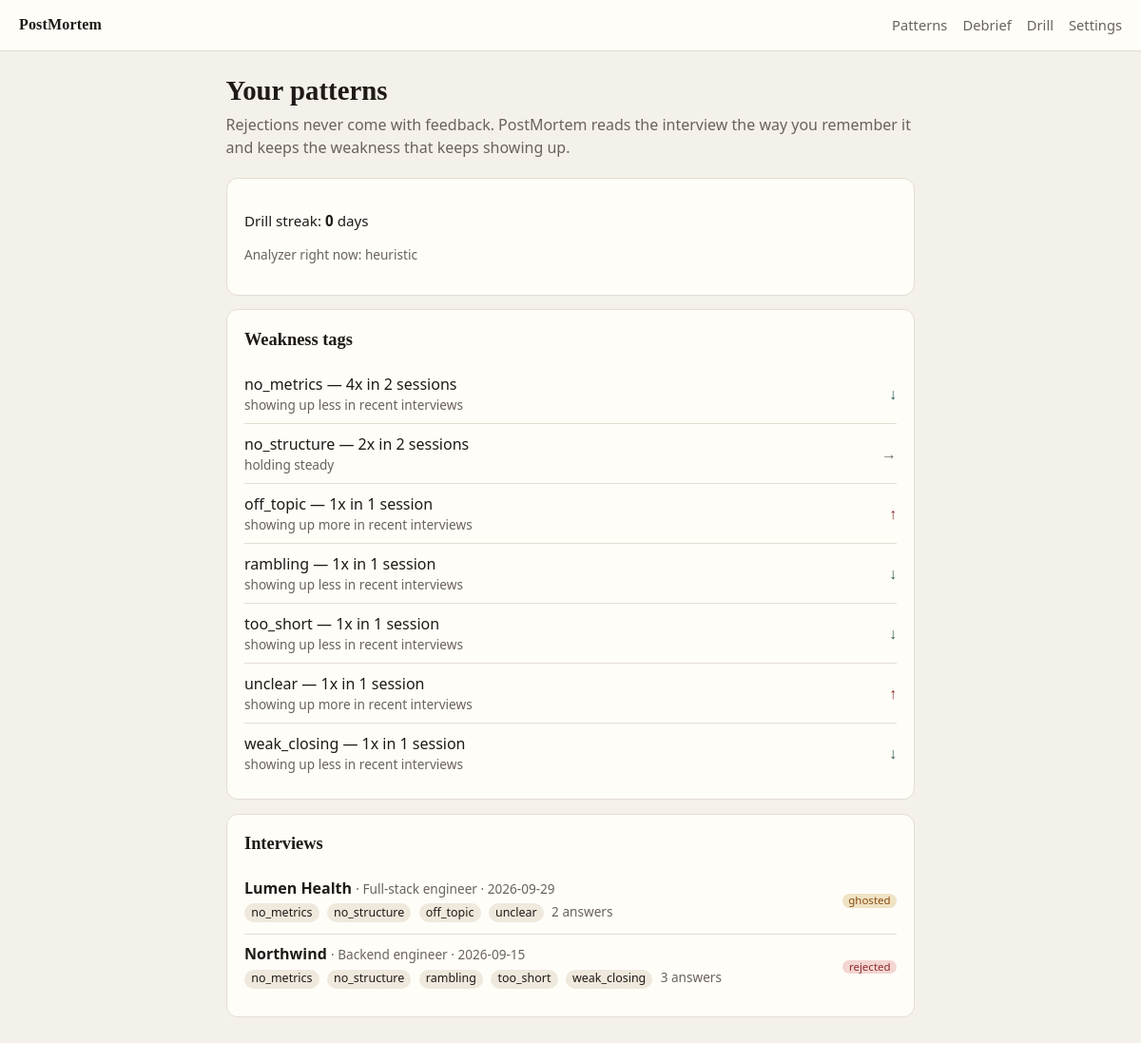
Page /patterns on the committed database.
### app/models.py (models this page shows)
class WeaknessTag(SQLModel, table=True):
    __tablename__ = "weakness_tag"
    id: int | None = Field(default=None, primary_key=True)
    qa_id: int = Field(foreign_key="qa.id", index=True)
    tag: str  # rambling | no_metrics | no_structure | weak_closing | too_short | off_topic | unclear
    severity: str  # low | med | high
    evidence_quote: str
    created_at: datetime = Field(default_factory=utcnow)

class InterviewSession(SQLModel, table=True):
    __tablename__ = "session"
    id: int | None = Field(default=None, primary_key=True)
    company: str
    role: str
    date: date
    outcome: str  # rejected | ghosted | offer | unknown
    notes: str = ""
    created_at: datetime = Field(default_factory=utcnow)

### app/routers/dashboard.py (the view)
@router.get("/patterns", response_class=HTMLResponse)
def patterns(request: Request, db: Session = Depends(get_session)):
    return templates.TemplateResponse(
        request,
        "home.html",
        {
            "patterns": pattern_rows(db),
            "sessions": session_cards(db),
            "streak": drill_streak(db),
            "memory": read_thread_summary(),
            "analyzer": settings.analyzer,
            "prefs": get_prefs(),
        },
    )

### app/templates/home.html (shortened to what this page needs)
{% extends "base.html" %}
{% block content %}
  <h1>Your patterns</h1>
  <p class="lede">Rejections never come with feedback. PostMortem reads the interview the way you remember it and keeps the weakness that keeps showing up.</p>
  <section class="card">
    <p class="streak">
      Drill streak: <strong>{{ streak }}</strong>
      {{ "day" if streak == 1 else "days" }}
    </p>
    <p class="muted">Analyzer right now: {{ analyzer }}</p>
  </section>
  <section class="card">
    <h2>Weakness tags</h2>
    {% if patterns %}
      {% for row in patterns %}
        <div class="pattern">
          <div>
            <div>{{ row.label }}</div>
            <div class="muted">{{ row.trend }}</div>
          </div>
          <div class="arrow {% if row.arrow == '↑' %}up{% elif row.arrow == '↓' %}down{% else %}flat{% endif %}" title="{{ row.trend }}">{{ row.arrow }}</div>
        </div>
      {% endfor %}
    {% else %}
      <p class="muted">No tags yet. <a href="/debrief">Log an interview</a> and the counts will land here.</p>
    {% endif %}
  </section>
  <section class="card">
    <h2>Interviews</h2>
    {% if sessions %}
      {% for item in sessions %}
        <div class="pattern">
          <div>
            <strong>{{ item.company }}</strong>
            <span class="muted">· {{ item.role }} · {{ item.date }}</span>
            <div>
              {% for tag in item.tags %}
                <span class="tag">{{ tag }}</span>
              {% endfor %}
              <span class="muted">{{ item.qa_count }} answer{{ "" if item.qa_count == 1 else "s" }}</span>
            </div>
          </div>
          <span class="badge {{ item.outcome }}">{{ item.outcome }}</span>
        </div>
      {% endfor %}
    {% else %}
      <p class="muted">Nothing logged yet.</p>
    {% endif %}
  </section>
{% endblock %}

### app/templates/base.html (shortened to what this page needs)
<!doctype html>
<html lang="en">
<head>
  <link rel="stylesheet" href="/static/style.css">
</head>
<body>
  <header>
    <a class="brand" href="/">PostMortem</a>
    <nav>
      <a href="/patterns">Patterns</a>
      <a href="/debrief">Debrief</a>
      <a href="/drill">Drill</a>
      <a href="/settings">Settings</a>
    </nav>
  </header>
  <main>
    {% block content %}{% endblock %}
  </main>
</body>
</html>

### app/static/style.css (style rules this page uses)
:root { --bg: #f4f1ea; --card: #fffdf8; --ink: #1f1a17; --muted: #6b625c; --line: #e4ddd2; --accent: #2f5d50; --accent-dark: #23483e; --warn: #8a4b12; --bad: #8f2d2d; --ok: #2f5d50; --chip: #efe8dc; --radius: 12px; }
* { box-sizing: border-box; }
body { margin: 0; font-family: Georgia, "Iowan Old Style", "Palatino Linotype", Palatino, serif; background: var(--bg); color: var(--ink); line-height: 1.5; }
header { display: flex; align-items: center; justify-content: space-between; gap: 1rem; padding: 0.9rem 1.25rem; border-bottom: 1px solid var(--line); background: var(--card); }
.brand { color: var(--ink); text-decoration: none; font-weight: 700; letter-spacing: 0.01em; }
nav { display: flex; gap: 1rem; flex-wrap: wrap; }
nav a { color: var(--muted); text-decoration: none; font-family: "Segoe UI", Helvetica, Arial, sans-serif; font-size: 0.92rem; }
main { max-width: 760px; margin: 0 auto; padding: 1.5rem 1.1rem 3rem; }
h1 { font-size: 1.8rem; line-height: 1.2; margin: 0 0 0.4rem; }
h2 { font-size: 1.15rem; margin: 0 0 0.7rem; }
.lede { color: var(--muted); margin: 0 0 1.25rem; font-family: "Segoe UI", Helvetica, Arial, sans-serif; }
.card { background: var(--card); border: 1px solid var(--line); border-radius: var(--radius); padding: 1.1rem 1.15rem; margin-bottom: 0.9rem; }
.hint, .muted { color: var(--muted); font-family: "Segoe UI", Helvetica, Arial, sans-serif; font-size: 0.85rem; }
.pattern { display: flex; align-items: center; justify-content: space-between; gap: 0.75rem; padding: 0.55rem 0; border-top: 1px solid var(--line); font-family: "Segoe UI", Helvetica, Arial, sans-serif; }
.pattern:first-of-type { border-top: 0; }
.arrow { font-weight: 700; min-width: 1.2rem; text-align: right; }
.arrow.up { color: var(--bad); }
.arrow.down { color: var(--ok); }
.arrow.flat { color: var(--muted); }
.badge { display: inline-block; align-self: center; flex: 0 0 auto; border-radius: 999px; padding: 0.02rem 0.4rem; line-height: 1.2; white-space: nowrap; font-family: "Segoe UI", Helvetica, Arial, sans-serif; font-size: 0.72rem; background: var(--chip); }
.badge.rejected { background: #f3d6d2; color: var(--bad); }
.badge.ghosted { background: #efe3c4; color: var(--warn); }
.tag { display: inline-block; margin: 0.15rem 0.25rem 0.15rem 0; padding: 0.05rem 0.45rem; border-radius: 999px; background: var(--chip); font-family: "Segoe UI", Helvetica, Arial, sans-serif; font-size: 0.78rem; }
.streak { font-family: "Segoe UI", Helvetica, Arial, sans-serif; font-size: 0.95rem; }

### rows in the picture
WeaknessTag: label "no_metrics — 4x in 2 sessions", trend "showing up less in recent interviews", arrow "↓", tag "no_metrics"
WeaknessTag: label "no_structure — 2x in 2 sessions", trend "holding steady", arrow "→", tag "no_structure"
WeaknessTag: label "off_topic — 1x in 1 session", trend "showing up more in recent interviews", arrow "↑", tag "off_topic"
WeaknessTag: label "rambling — 1x in 1 session", trend "showing up less in recent interviews", arrow "↓", tag "rambling"
WeaknessTag: label "too_short — 1x in 1 session", trend "showing up less in recent interviews", arrow "↓", tag "too_short"
WeaknessTag: label "unclear — 1x in 1 session", trend "showing up more in recent interviews", arrow "↑", tag "unclear"
WeaknessTag: label "weak_closing — 1x in 1 session", trend "showing up less in recent interviews", arrow "↓", tag "weak_closing"
WeaknessTag: tag "no_metrics"
WeaknessTag: tag "no_structure"

### other values in the picture
{{ streak }} "0"
{{ "day" if streak == 1 else "days" }} "days"
{{ analyzer }} "heuristic"
{{ item.company }} "Lumen Health"
{{ item.role }} "Full-stack engineer"
{{ item.date }} "2026-09-29"
{{ item.qa_count }} "2"
{{ "" if item.qa_count == 1 else "s" }} "s"
{{ item.outcome }} "ghosted"
{{ item.company }} "Northwind"
{{ item.role }} "Backend engineer"
{{ item.date }} "2026-09-15"
{{ item.qa_count }} "3"
{{ item.outcome }} "rejected"
